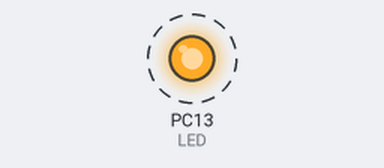
The sketch below on a simulated STM32 Blue Pill. Parts: output pins drawn as LEDs (lit = HIGH). Dashed ring = blinking.

Above: at 0.5 s.
Timing chart, 0 to 3.0 s (numbered marks = the images above):
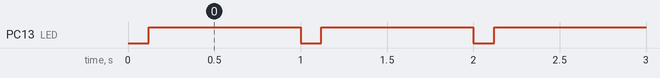

The sketch:

BluePill_Blink.ino
```cpp
/*
 * Blue Pill LED blink -- test image for the ESP8266 SWD probe.
 * LED is PC13, active LOW (heartbeat: short pulse, long gap).
 */
#ifndef LED_BUILTIN
#define LED PC13
#else
#define LED LED_BUILTIN
#endif

void setup() {
  pinMode(LED, OUTPUT);
}

void loop() {
  digitalWrite(LED, LOW);   /* LED on  (active low) */
  delay(120);
  digitalWrite(LED, HIGH);  /* LED off */
  delay(880);
}
```

Measured:
- by itself, PC13 (LED): alternates HIGH for 0.88 s and LOW for 0.12 s
